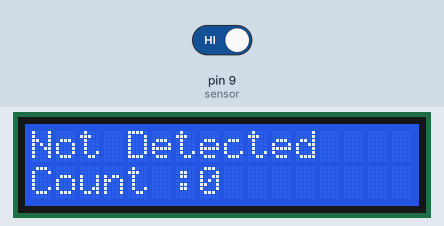
The sketch below on a simulated Arduino Uno, built with avr-gcc and run on an emulated ATmega328P. On the bench: 16×2 character LCD. The test bench sets the inputs (shaded band); at power-on: pin 9 (sensor) HIGH.

Above: at 1.2 s.
1.3 s: pin 9 (sensor) driven LOW
At 2.3 s:
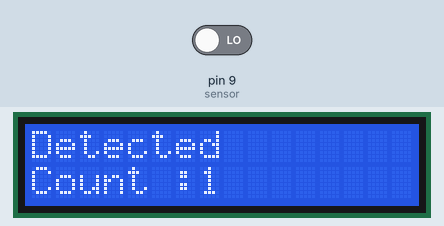
2.8 s: pin 9 (sensor) driven HIGH
At 3.4 s:
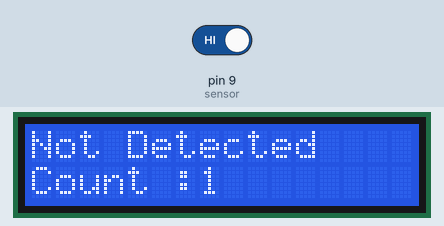
4.3 s: pin 9 (sensor) driven LOW
At 5.8 s:
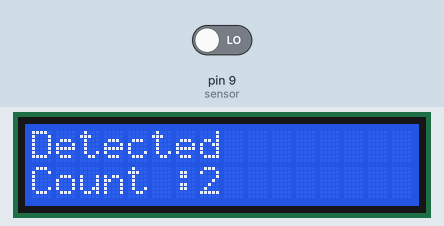
Timing chart, 0 to 7.3 s (numbered marks = the images above; inputs shaded):
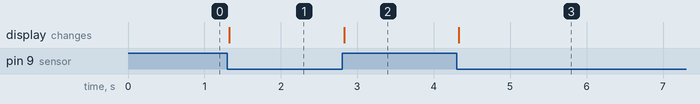

Measured:
- after the input at 1.3 s, the display: changes at once (image 1)
- after the input at 2.8 s, the display: changes at once (image 2)
- after the input at 4.3 s, the display: changes at once (image 3)

The sketch:

obstacle_counter.ino
```cpp
#include <LiquidCrystal_I2C.h>
const int sensor=9;
LiquidCrystal_I2C lcd(0x27,16,2);
int past_state=0;
int count=0;

void setup() {
  pinMode(sensor,INPUT);
  lcd.init();
  lcd.backlight();

}

void loop() {
  int state=digitalRead(sensor);
  if(past_state!=state){
    if(state==0){
      lcd.clear();
      lcd.setCursor(0,0);
      lcd.print("Detected");
      lcd.print("        ");
      count=count+1;
      lcd.setCursor(0,1);
      lcd.print("Count :");
      lcd.print(count);
    }
    else{
      lcd.clear();
      lcd.setCursor(0,0);
      lcd.print("Not Detected");
      lcd.print("    ");
      lcd.setCursor(0,1);
      lcd.print("Count :");
      lcd.print(count);
    }
    past_state=state;
  }

}
```
